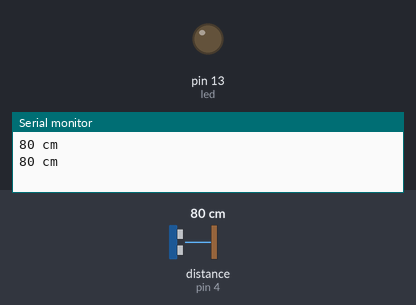
Bench run of a sketch on a simulated Arduino Uno, built with avr-gcc and run on an emulated ATmega328P. Parts: output pins drawn as LEDs (lit = HIGH), the last lines printed to the serial monitor. Wiring (inferred from the names in the program): ultrasonic range finder: trigger pin 2; echo pin 4. The inputs (shaded band) are chosen by the test bench; at power-on: distance to the obstacle (sensor on pin 4) 80 cm. The echo pulse lasts 58.3 µs per cm; pins used as bus, display or sensor lines are not drawn.

Above: at 1.7 s.
1.8 s: distance to the obstacle (sensor on pin 4) set to 17 cm
3.3 s: distance to the obstacle (sensor on pin 4) set to 14 cm
At 4.3 s:
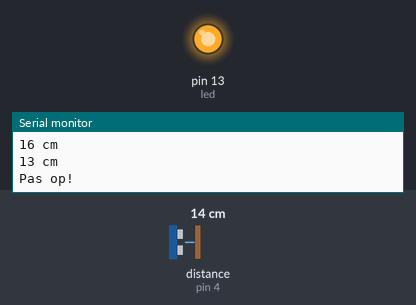
5.1 s: distance to the obstacle (sensor on pin 4) set to 18 cm
At 5.8 s:
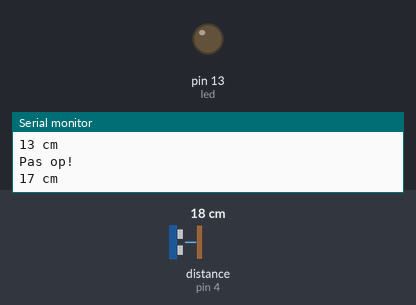
6.9 s: distance to the obstacle (sensor on pin 4) set to 2 cm
At 8.4 s:
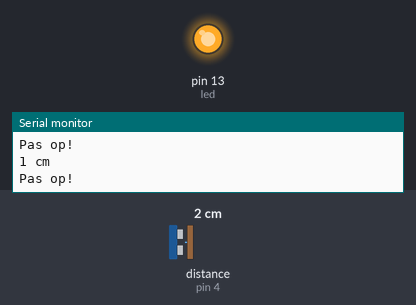
Timing chart, 0 to 9.7 s (numbered marks = the images above; inputs shaded):
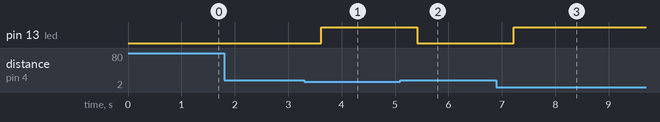

Measured:
- the behaviour switches between 16 and 15 cm on distance to the obstacle (sensor on pin 4) (found by bisection; images 0 and 1)
- after the input at 3.3 s, pin 13 (led): LOW → HIGH after 0.32 s
- after the input at 5.1 s, pin 13 (led): HIGH → LOW after 0.32 s
- after the input at 6.9 s, pin 13 (led): LOW → HIGH after 0.32 s

The sketch:

UltrasoonSensor.ino
```cpp
/* Pinnummers, trigger en echo */
const int triggerPin = 2;
const int echoPin = 4;
const int led = 13;
/* Twee resterende pinnen zijn ground en VCC */

void setup()
{
	// Begin seriële communicatie
	Serial.begin(9600);
}

void loop()
{
	/* Variabelen */
	long echo, dist;

	/* LOW/HIGH betrouwbaarheid */
	pinMode(triggerPin, OUTPUT);
	digitalWrite(triggerPin, LOW);
	delayMicroseconds(2);
	digitalWrite(triggerPin, HIGH);
	delayMicroseconds(10);
	digitalWrite(triggerPin, LOW);

	/* Uitlezen sensor */
	pinMode(echoPin, INPUT);
	echo = pulseIn(echoPin, HIGH);

	/* Omzetten tijd-afstand */
	dist = ttd(echo);
	if (dist <= 200) // Niets doen als de afstand groter is dan 200 centimeter
	{
		Serial.print(dist);
		Serial.print(" cm");
		Serial.println();
		if (dist < 15) //Als afstand kleiner is dan 15, led aan en print "Pas op!"
		{
			pinMode(led, OUTPUT);
			digitalWrite(led, HIGH);
			Serial.print("Pas op!");
			Serial.println();
		}
		else {
			pinMode(led, OUTPUT); // Groter dan 15, dan led uit.
			digitalWrite(led, LOW);
		}
	}
	delay(900); // Delay voor overzichtelijkheid
}

long ttd(long microseconds) //TimeToDistance (ttd)
{
		/* Geluidssnelheid is 340 m/s dus 29 microsecondes/cm */
		return microseconds / 29 / 2;
}
```
